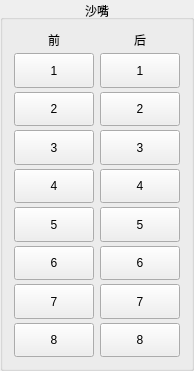
  <widget class="QGroupBox" name="groupBox">
   <property name="geometry">
    <rect>
     <x>650</x>
     <y>10</y>
     <width>131</width>
     <height>371</height>
    </rect>
   </property>
   <property name="layoutDirection">
    <enum>Qt::LeftToRight</enum>
   </property>
   <property name="title">
    <string>沙嘴</string>
   </property>
   <property name="alignment">
    <set>Qt::AlignCenter</set>
   </property>
   <property name="flat">
    <bool>false</bool>
   </property>
   <layout class="QGridLayout" name="gridLayout_5">
    <item row="0" column="0">
     <widget class="QWidget" name="widget_18" native="true">
      <layout class="QVBoxLayout" name="verticalLayout_9">
       <property name="spacing">
        <number>4</number>
       </property>
       <property name="margin">
        <number>0</number>
       </property>
       <item>
        <widget class="QMdLabel" name="label_5">
         <property name="layoutDirection">
          <enum>Qt::RightToLeft</enum>
         </property>
         <property name="text">
          <string>前</string>
         </property>
         <property name="alignment">
          <set>Qt::AlignCenter</set>
         </property>
        </widget>
       </item>
       <item>
        <widget class="QMdPushButton" name="qMdPushButton_00S">
         <property name="sizePolicy">
          <sizepolicy hsizetype="Minimum" vsizetype="Expanding">
           <horstretch>0</horstretch>
           <verstretch>0</verstretch>
          </sizepolicy>
         </property>
         <property name="text">
          <string>1</string>
         </property>
         <property name="checkable">
          <bool>true</bool>
         </property>
        </widget>
       </item>
       <item>
        <widget class="QMdPushButton" name="qMdPushButton_01S">
         <property name="sizePolicy">
          <sizepolicy hsizetype="Minimum" vsizetype="Expanding">
           <horstretch>0</horstretch>
           <verstretch>0</verstretch>
          </sizepolicy>
         </property>
         <property name="text">
          <string>2</string>
         </property>
         <property name="checkable">
          <bool>true</bool>
         </property>
        </widget>
       </item>
       <item>
        <widget class="QMdPushButton" name="qMdPushButton_02S">
         <property name="sizePolicy">
          <sizepolicy hsizetype="Minimum" vsizetype="Expanding">
           <horstretch>0</horstretch>
           <verstretch>0</verstretch>
          </sizepolicy>
         </property>
         <property name="text">
          <string>3</string>
         </property>
         <property name="checkable">
          <bool>true</bool>
         </property>
        </widget>
       </item>
       <item>
        <widget class="QMdPushButton" name="qMdPushButton_03S">
         <property name="sizePolicy">
          <sizepolicy hsizetype="Minimum" vsizetype="Expanding">
           <horstretch>0</horstretch>
           <verstretch>0</verstretch>
          </sizepolicy>
         </property>
         <property name="text">
          <string>4</string>
         </property>
         <property name="checkable">
          <bool>true</bool>
         </property>
        </widget>
       </item>
       <item>
        <widget class="QMdPushButton" name="qMdPushButton_04S">
         <property name="sizePolicy">
          <sizepolicy hsizetype="Minimum" vsizetype="Expanding">
           <horstretch>0</horstretch>
           <verstretch>0</verstretch>
          </sizepolicy>
         </property>
         <property name="text">
          <string>5</string>
         </property>
         <property name="checkable">
          <bool>true</bool>
         </property>
        </widget>
       </item>
       <item>
        <widget class="QMdPushButton" name="qMdPushButton_05S">
         <property name="sizePolicy">
          <sizepolicy hsizetype="Minimum" vsizetype="Expanding">
           <horstretch>0</horstretch>
           <verstretch>0</verstretch>
          </sizepolicy>
         </property>
         <property name="text">
          <string>6</string>
         </property>
         <property name="checkable">
          <bool>true</bool>
         </property>
        </widget>
       </item>
       <item>
        <widget class="QMdPushButton" name="qMdPushButton_06S">
         <property name="sizePolicy">
          <sizepolicy hsizetype="Minimum" vsizetype="Expanding">
           <horstretch>0</horstretch>
           <verstretch>0</verstretch>
          </sizepolicy>
         </property>
         <property name="text">
          <string>7</string>
         </property>
         <property name="checkable">
          <bool>true</bool>
         </property>
        </widget>
       </item>
       <item>
        <widget class="QMdPushButton" name="qMdPushButton_07S">
         <property name="sizePolicy">
          <sizepolicy hsizetype="Minimum" vsizetype="Expanding">
           <horstretch>0</horstretch>
           <verstretch>0</verstretch>
          </sizepolicy>
         </property>
         <property name="text">
          <string>8</string>
         </property>
         <property name="checkable">
          <bool>true</bool>
         </property>
        </widget>
       </item>
      </layout>
     </widget>
    </item>
    <item row="0" column="1">
     <widget class="QWidget" name="widget_19" native="true">
      <layout class="QVBoxLayout" name="verticalLayout_10">
       <property name="spacing">
        <number>4</number>
       </property>
       <property name="margin">
        <number>0</number>
       </property>
       <item>
        <widget class="QMdLabel" name="label_6">
         <property name="text">
          <string>后</string>
         </property>
         <property name="alignment">
          <set>Qt::AlignCenter</set>
         </property>
        </widget>
       </item>
       <item>
        <widget class="QMdPushButton" name="qMdPushButton_08S">
         <property name="sizePolicy">
          <sizepolicy hsizetype="Minimum" vsizetype="Expanding">
           <horstretch>0</horstretch>
           <verstretch>0</verstretch>
          </sizepolicy>
         </property>
         <property name="text">
          <string>1</string>
         </property>
         <property name="checkable">
          <bool>true</bool>
         </property>
        </widget>
       </item>
       <item>
        <widget class="QMdPushButton" name="qMdPushButton_09S">
         <property name="sizePolicy">
          <sizepolicy hsizetype="Minimum" vsizetype="Expanding">
           <horstretch>0</horstretch>
           <verstretch>0</verstretch>
          </sizepolicy>
         </property>
         <property name="text">
          <string>2</string>
         </property>
         <property name="checkable">
          <bool>true</bool>
         </property>
        </widget>
       </item>
       <item>
        <widget class="QMdPushButton" name="qMdPushButton_10S">
         <property name="sizePolicy">
          <sizepolicy hsizetype="Minimum" vsizetype="Expanding">
           <horstretch>0</horstretch>
           <verstretch>0</verstretch>
          </sizepolicy>
         </property>
         <property name="text">
          <string>3</string>
         </property>
         <property name="checkable">
          <bool>true</bool>
         </property>
        </widget>
       </item>
       <item>
        <widget class="QMdPushButton" name="qMdPushButton_11S">
         <property name="sizePolicy">
          <sizepolicy hsizetype="Minimum" vsizetype="Expanding">
           <horstretch>0</horstretch>
           <verstretch>0</verstretch>
          </sizepolicy>
         </property>
         <property name="text">
          <string>4</string>
         </property>
         <property name="checkable">
          <bool>true</bool>
         </property>
        </widget>
       </item>
       <item>
        <widget class="QMdPushButton" name="qMdPushButton_12S">
         <property name="sizePolicy">
          <sizepolicy hsizetype="Minimum" vsizetype="Expanding">
           <horstretch>0</horstretch>
           <verstretch>0</verstretch>
          </sizepolicy>
         </property>
         <property name="text">
          <string>5</string>
         </property>
         <property name="checkable">
          <bool>true</bool>
         </property>
        </widget>
       </item>
       <item>
        <widget class="QMdPushButton" name="qMdPushButton_13S">
         <property name="sizePolicy">
          <sizepolicy hsizetype="Minimum" vsizetype="Expanding">
           <horstretch>0</horstretch>
           <verstretch>0</verstretch>
          </sizepolicy>
         </property>
         <property name="text">
          <string>6</string>
         </property>
         <property name="checkable">
          <bool>true</bool>
         </property>
        </widget>
       </item>
       <item>
        <widget class="QMdPushButton" name="qMdPushButton_14S">
         <property name="sizePolicy">
          <sizepolicy hsizetype="Minimum" vsizetype="Expanding">
           <horstretch>0</horstretch>
           <verstretch>0</verstretch>
          </sizepolicy>
         </property>
         <property name="text">
          <string>7</string>
         </property>
         <property name="checkable">
          <bool>true</bool>
         </property>
        </widget>
       </item>
       <item>
        <widget class="QMdPushButton" name="qMdPushButton_15S">
         <property name="sizePolicy">
          <sizepolicy hsizetype="Minimum" vsizetype="Expanding">
           <horstretch>0</horstretch>
           <verstretch>0</verstretch>
          </sizepolicy>
         </property>
         <property name="text">
          <string>8</string>
         </property>
         <property name="checkable">
          <bool>true</bool>
         </property>
        </widget>
       </item>
      </layout>
     </widget>
    </item>
   </layout>
  </widget>
